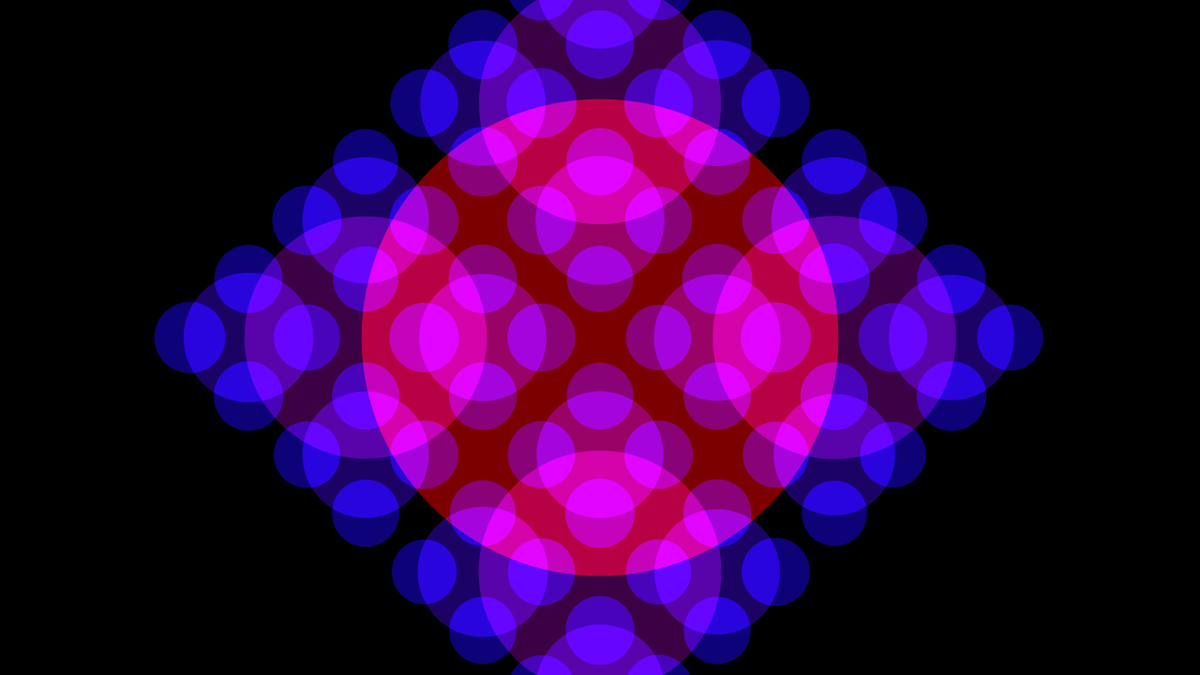
Frame 1 (no input)
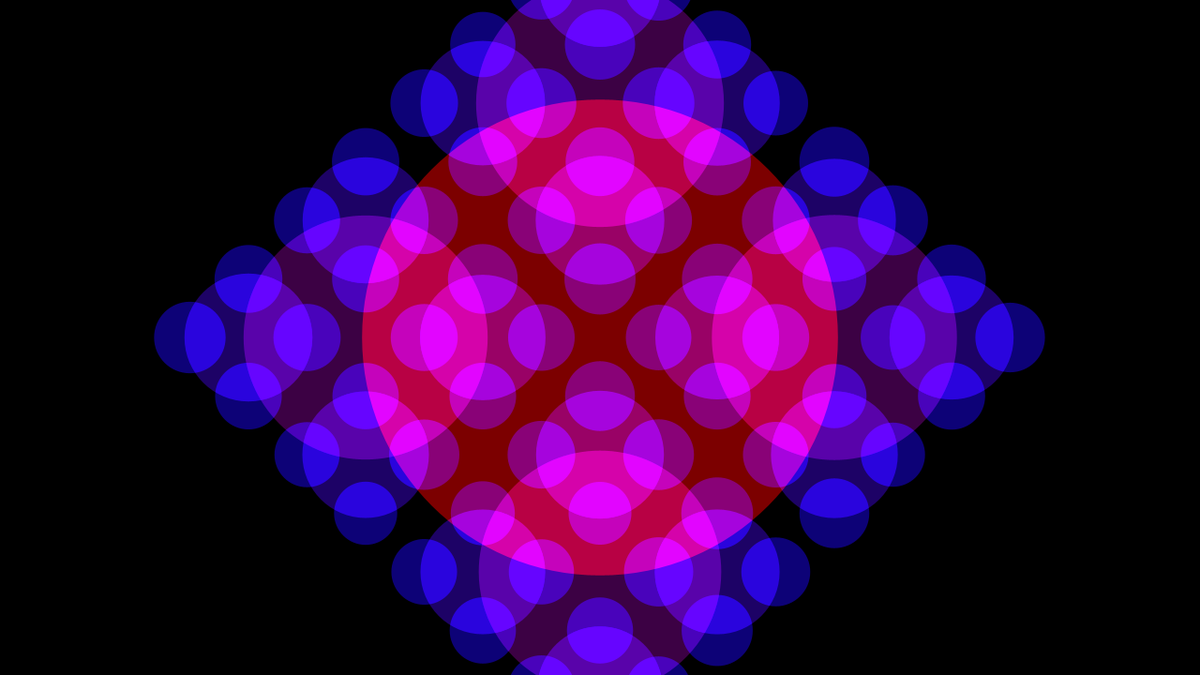
Frame 60 (the mouse pressed at the canvas centre just before this capture)
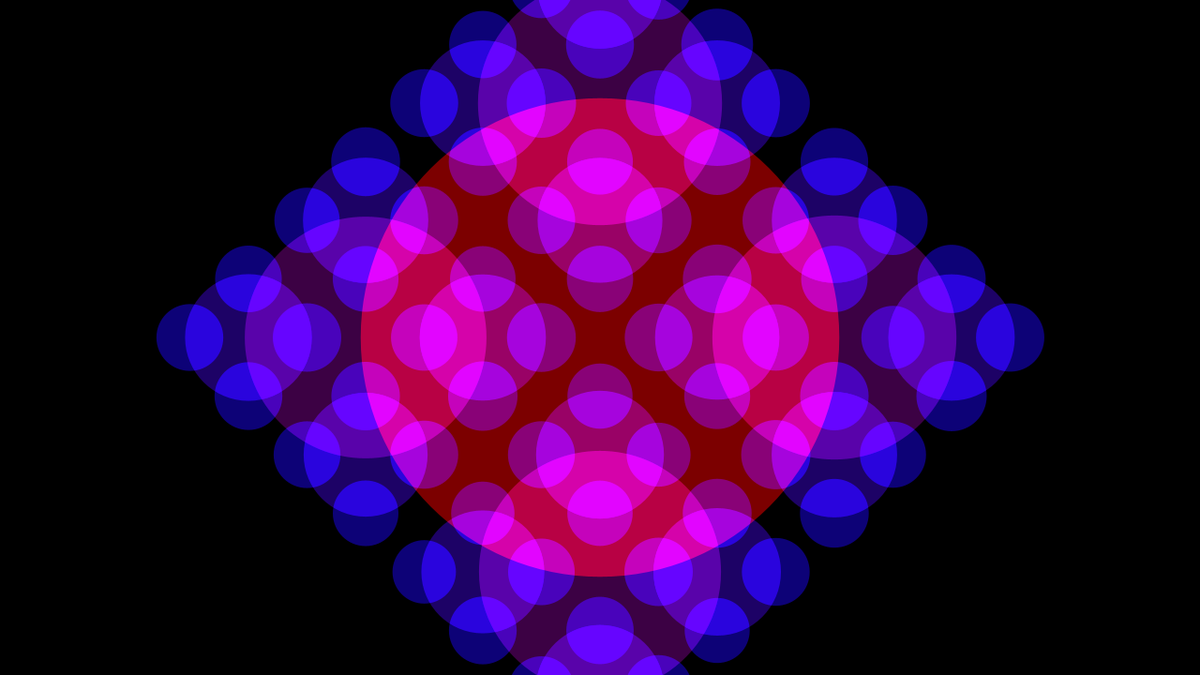
Frame 120 (the mouse held since frame 60 and released just before this capture)

The Processing sketch that drew these frames (run headless with seeded random() and noise(); from frame 60 on, the mouse is pressed at the canvas centre):

// Processing sketch: e03_fraktal4StronyNoise
// ── e03_fraktal4StronyNoise.pde
float maxSrednica = 500;
float minSrednica = 50;

void setup() {
  size( 1280, 720 );
}
void draw() {
  background(0);
  blendMode( ADD );
  elipsa_fraktal( width/2, height/2, maxSrednica );
}
void elipsa_fraktal( float pozycjaX, float pozycjaY, float srednica ) {
  if ( srednica >= minSrednica ) {
    
    color c1 = #F70000;
    color c2 = #1405F5;
    float ratio = map( srednica, maxSrednica, minSrednica, 0, 1 );
    color mixColor = lerpColor( c1, c2, ratio );
    
    fill( mixColor, 128 );
    
    float szum = noise(  (pozycjaX - srednica * 0.5) * 0.1, (pozycjaY + srednica * 0.5) * 0.1, millis()/ 1000.0 );
    float zmodyfikowanaSrednica = srednica + szum * 20;
    
    ellipse( pozycjaX, pozycjaY, zmodyfikowanaSrednica, zmodyfikowanaSrednica );
    
    elipsa_fraktal( pozycjaX - srednica * 0.5, pozycjaY, srednica * 0.5 );
    elipsa_fraktal( pozycjaX + srednica * 0.5, pozycjaY, srednica * 0.5 );
    elipsa_fraktal( pozycjaX, pozycjaY + srednica * 0.5, srednica * 0.5 );
    elipsa_fraktal( pozycjaX, pozycjaY - srednica * 0.5, srednica * 0.5 );
    
    
  }
}
